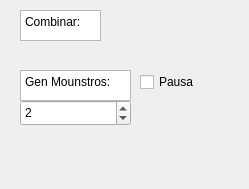
    <widget class="QWidget" name="scrollAreaWidgetContents_2">
     <property name="geometry">
      <rect>
       <x>0</x>
       <y>0</y>
       <width>249</width>
       <height>189</height>
      </rect>
     </property>
     <widget class="QTextEdit" name="textEdit_4">
      <property name="geometry">
       <rect>
        <x>20</x>
        <y>10</y>
        <width>81</width>
        <height>31</height>
       </rect>
      </property>
      <property name="html">
       <string>&lt;!DOCTYPE HTML PUBLIC &quot;-//W3C//DTD HTML 4.0//EN&quot; &quot;http://www.w3.org/TR/REC-html40/strict.dtd&quot;&gt;
&lt;html&gt;&lt;head&gt;&lt;meta name=&quot;qrichtext&quot; content=&quot;1&quot; /&gt;&lt;meta charset=&quot;utf-8&quot; /&gt;&lt;style type=&quot;text/css&quot;&gt;
p, li { white-space: pre-wrap; }
hr { height: 1px; border-width: 0; }
li.unchecked::marker { content: &quot;\2610&quot;; }
li.checked::marker { content: &quot;\2612&quot;; }
&lt;/style&gt;&lt;/head&gt;&lt;body style=&quot; font-family:'Segoe UI'; font-size:9pt; font-weight:400; font-style:normal;&quot;&gt;
&lt;p style=&quot; margin-top:0px; margin-bottom:0px; margin-left:0px; margin-right:0px; -qt-block-indent:0; text-indent:0px;&quot;&gt;Combinar:&lt;/p&gt;&lt;/body&gt;&lt;/html&gt;</string>
      </property>
     </widget>
     <widget class="QTextEdit" name="textEdit_10">
      <property name="geometry">
       <rect>
        <x>20</x>
        <y>70</y>
        <width>111</width>
        <height>31</height>
       </rect>
      </property>
      <property name="html">
       <string>&lt;!DOCTYPE HTML PUBLIC &quot;-//W3C//DTD HTML 4.0//EN&quot; &quot;http://www.w3.org/TR/REC-html40/strict.dtd&quot;&gt;
&lt;html&gt;&lt;head&gt;&lt;meta name=&quot;qrichtext&quot; content=&quot;1&quot; /&gt;&lt;meta charset=&quot;utf-8&quot; /&gt;&lt;style type=&quot;text/css&quot;&gt;
p, li { white-space: pre-wrap; }
hr { height: 1px; border-width: 0; }
li.unchecked::marker { content: &quot;\2610&quot;; }
li.checked::marker { content: &quot;\2612&quot;; }
&lt;/style&gt;&lt;/head&gt;&lt;body style=&quot; font-family:'Segoe UI'; font-size:9pt; font-weight:400; font-style:normal;&quot;&gt;
&lt;p style=&quot; margin-top:0px; margin-bottom:0px; margin-left:0px; margin-right:0px; -qt-block-indent:0; text-indent:0px;&quot;&gt;Gen Mounstros:&lt;/p&gt;&lt;/body&gt;&lt;/html&gt;</string>
      </property>
     </widget>
     <widget class="QSpinBox" name="combinadorSpinBox">
      <property name="geometry">
       <rect>
        <x>20</x>
        <y>100</y>
        <width>111</width>
        <height>26</height>
       </rect>
      </property>
      <property name="minimum">
       <number>0</number>
      </property>
      <property name="value">
       <number>2</number>
      </property>
     </widget>
     <widget class="QCheckBox" name="checkBox_4">
      <property name="geometry">
       <rect>
        <x>140</x>
        <y>70</y>
        <width>88</width>
        <height>24</height>
       </rect>
      </property>
      <property name="text">
       <string>Pausa</string>
      </property>
     </widget>
    </widget>
